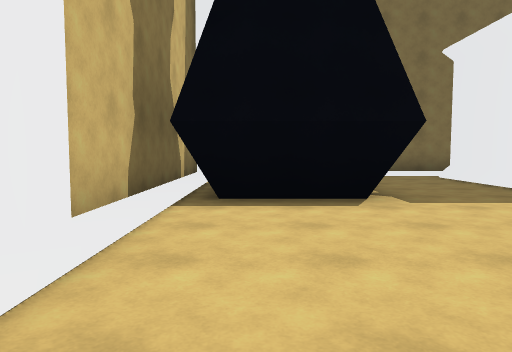
view 1 (above)

18 first-person views from a walk through a Unity game level. The camera is 1.3 m above the floor, tilts 4° down and sees 70° across. The floor is counted in squares, 2 m on a side. Each view is taken from the middle of a square. On the plan, view 1 faces up. The plan holds only what a view shows up to about 11 squares ahead; the rest is blank. The place goes on beyond the plan. Some animated figures are left out.

view 2
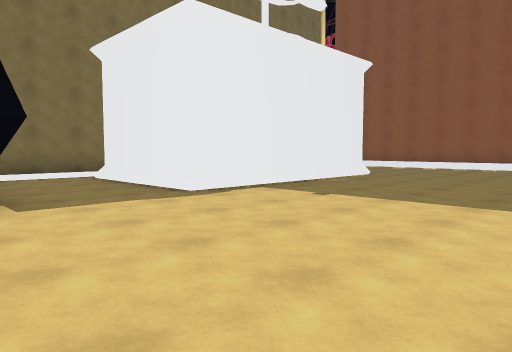

view 3
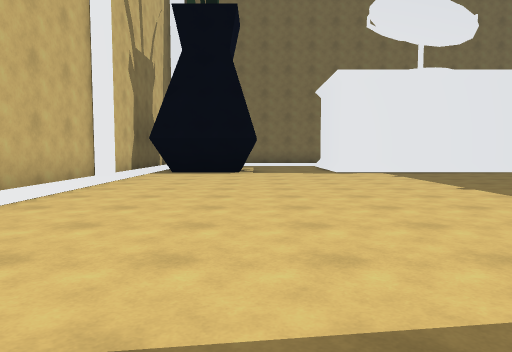

view 4
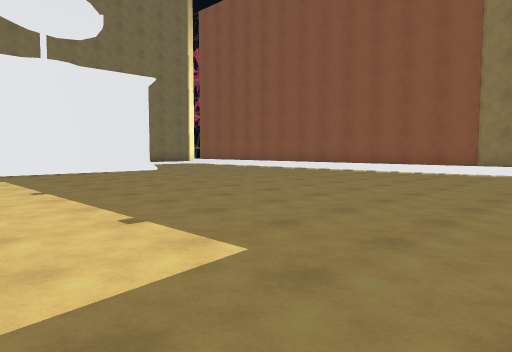

view 5
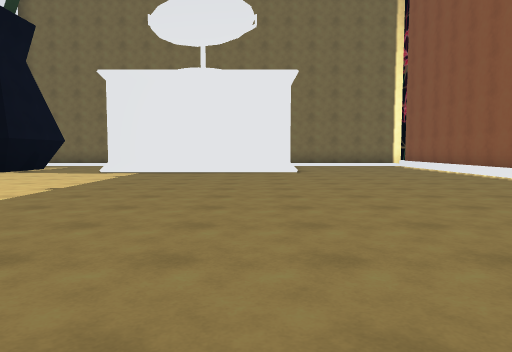

view 6
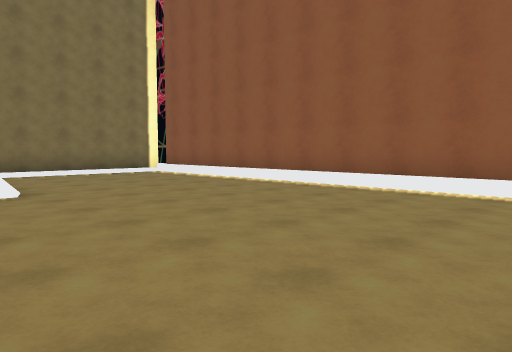

view 7
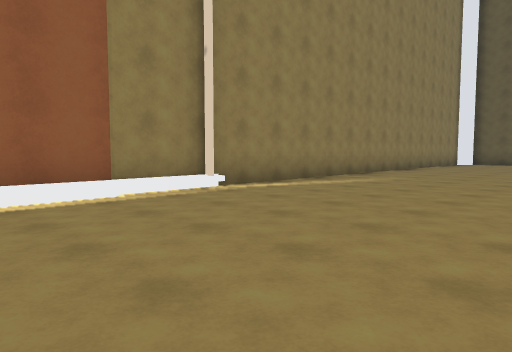

view 8
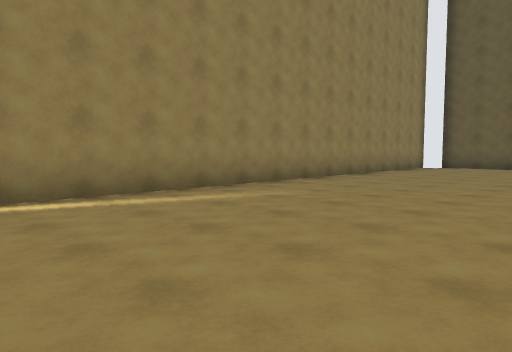

view 9
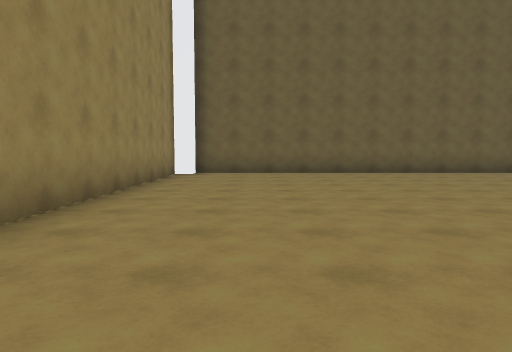

view 10
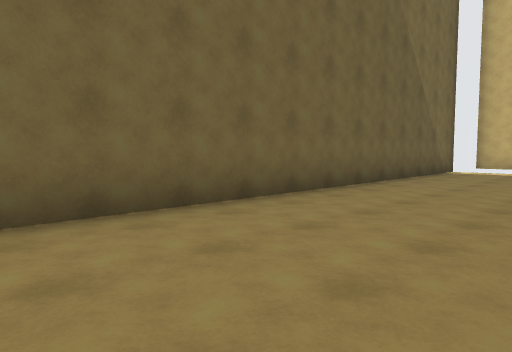

view 11
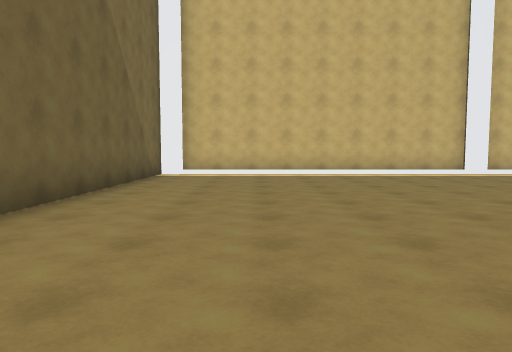

view 12
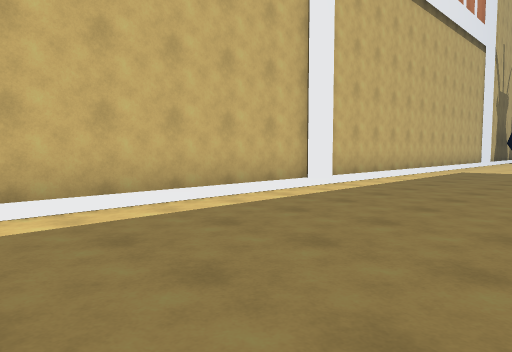

view 13
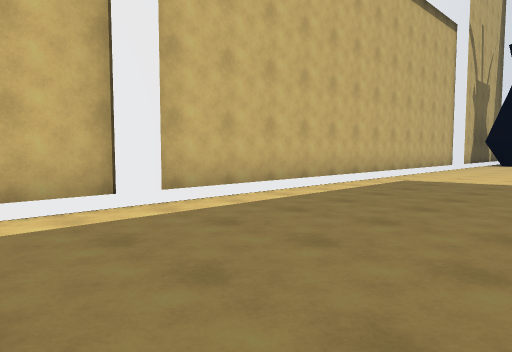

view 14
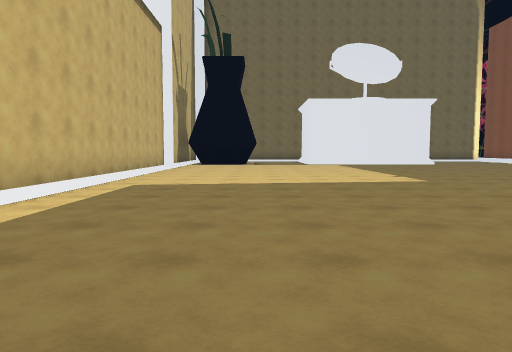

view 15
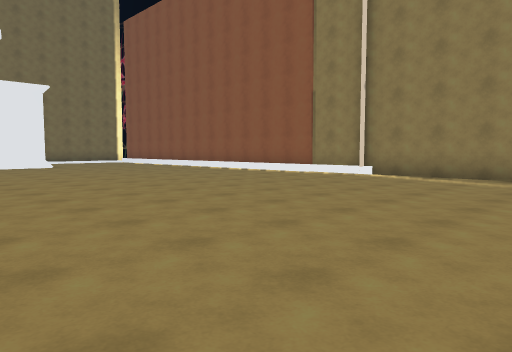

view 16
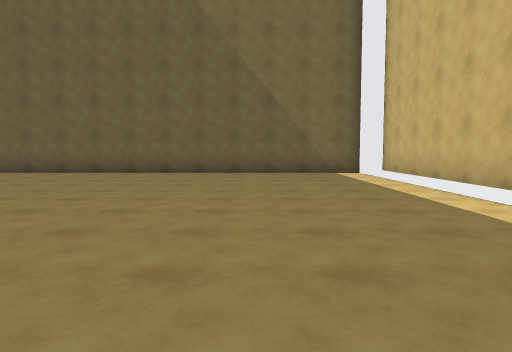

view 17
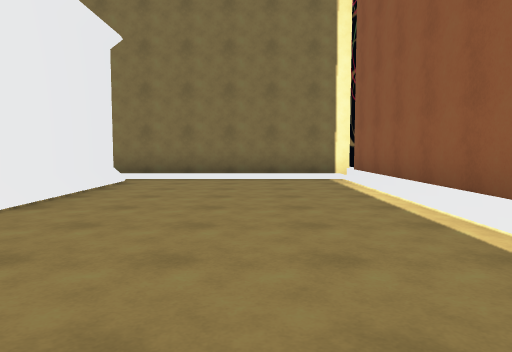

view 18
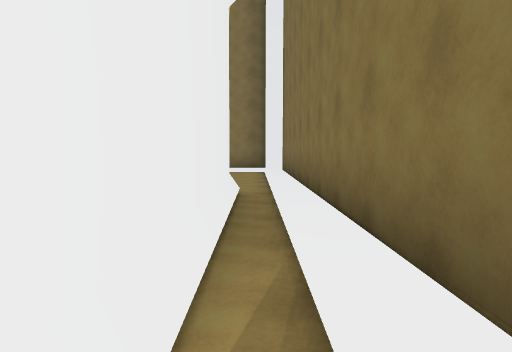

### Floor plan
Key: @ floor where view 1 was taken; # wall or solid block; . floor; / step, stairs or slope.
Columns run from 2 left of view 1 to 16 right of it. Each row starts with its distance up from view 1.
 10 ##################
  9 #................#
  8 #.. ...######....#
  7 #    ..#    #....#
  6      ..#    #....#
  5 #####..######....#
  4 #/...............#
  3 #/...............#
  2 #/...............#
  1 #/...............#
  0 #/@..............#
 -1 #/...............#
 -2 #/...............#
 -3 #/...............##
 -4 #/................#
 -5 #/...............##
 -6 #/................#
 -7 #/................#
 -8 #/................#
 -9 #/..... ..........#
-10 #/..... .... .....#
-11 #/.....      .....#
-12 #/.....      .....#
-13 #/......    ......#
-14 #/.......  .......#
-15 #/........ .......#
-16 #/................#
-17 #/................#
-18 #/................#
-19 ##...............##
-20  #################

Where each view was taken, in squares from view 1:
view 1: 0 up, 0 right, facing up
view 2: 0 up, 1 right, facing up-right
view 3: 6 down, 2 right, facing up
view 4: 6 down, 4 right, facing up-right
view 5: 6 down, 9 right, facing up
view 6: 1 down, 9 right, facing up-right
view 7: 1 down, 10 right, facing down-right
view 8: 5 down, 10 right, facing down-right
view 9: 9 down, 13 right, facing down
view 10: 16 down, 11 right, facing down-left
view 11: 17 down, 9 right, facing left
view 12: 17 down, 3 right, facing up-left
view 13: 13 down, 3 right, facing up-left
view 14: 12 down, 2 right, facing up
view 15: 10 down, 6 right, facing up-right
view 16: 9 down, 2 right, facing down
view 17: 1 up, 13 right, facing up
view 18: 9 up, 10 right, facing left
